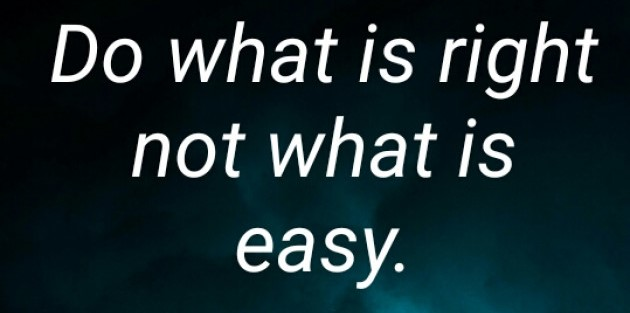
#> input picture backend/uploads/test_image1.jpg, 630 x 313 px
$ python -i ocr.py   (imports and definitions only)
#> lines starting #> are read from the running program, lines starting #| are printed output that depends on the picture; after the words box and inside, x2 and y2 are one past the last pixel; in counts of white or black regions, pixels touching at a corner belong together
import cv2
import pytesseract
from PIL import Image
import numpy as np
import os

# Tesseract path (Windows)
pytesseract.pytesseract.tesseract_cmd = r"C:\Program Files\Tesseract-OCR\tesseract.exe"

def extract_text_from_image(image_path):
#> called with image_path = 'uploads/test_image1.jpg'
    if not os.path.exists(image_path):
        return ""

    try:
        # Read image using OpenCV
        img = cv2.imread(image_path)
#> img is the input picture: shape (313, 630, 3); mean B, G, R 46.4, 42.1, 24.2

        if img is None:
            print("Failed to read image")
            return ""

        # Convert to grayscale
        gray = cv2.cvtColor(img, cv2.COLOR_BGR2GRAY)
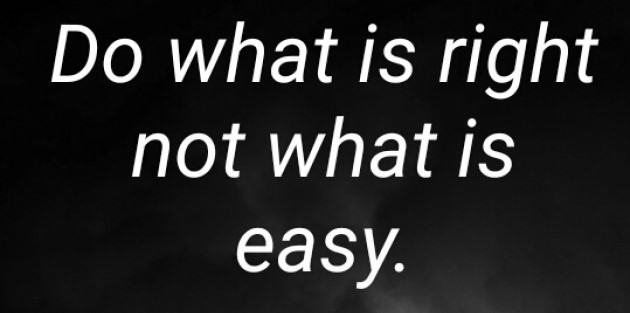
#> gray: shape (313, 630); min 0, max 255, mean 37.2

        # Increase contrast
        gray = cv2.adaptiveThreshold(
            gray,
            255,
            cv2.ADAPTIVE_THRESH_GAUSSIAN_C,
            cv2.THRESH_BINARY,
            31,
            2
        )
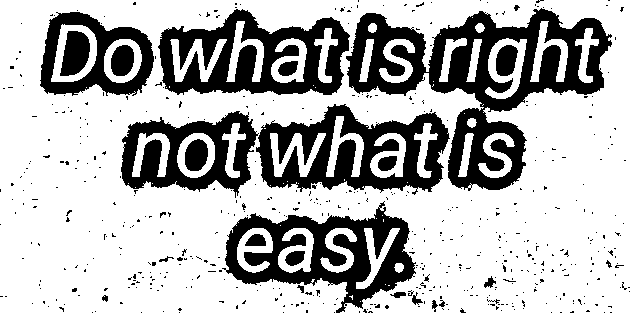
#> gray: shape (313, 630); 70.5% white; 535 black regions (510 under 20 px), largest, box (x1, y1, x2, y2) and area: (346, 8, 612, 191) 16596, (158, 9, 350, 95) 8743, (256, 104, 450, 195) 8725

        # Noise removal
        kernel = np.ones((1, 1), np.uint8)
        gray = cv2.morphologyEx(gray, cv2.MORPH_OPEN, kernel)

        # OCR
#> (the run stopped early here; a loop or call above may not have finished)
